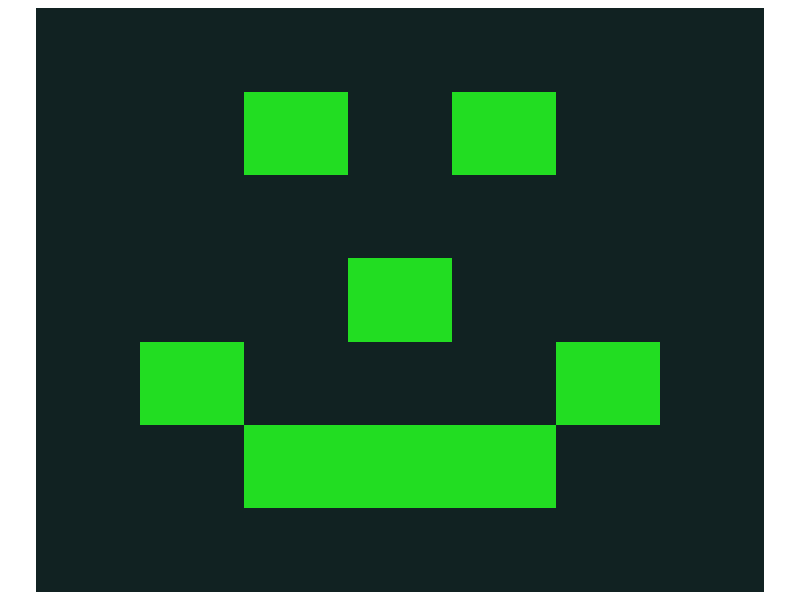
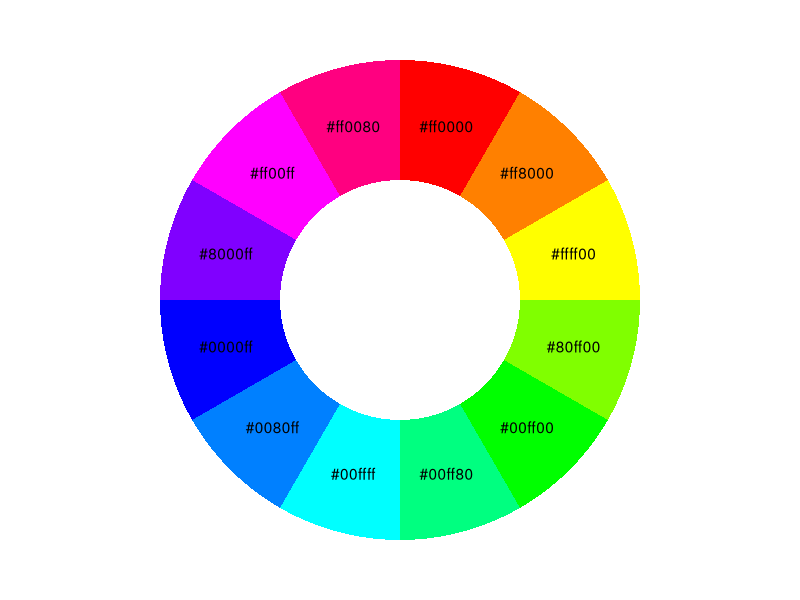
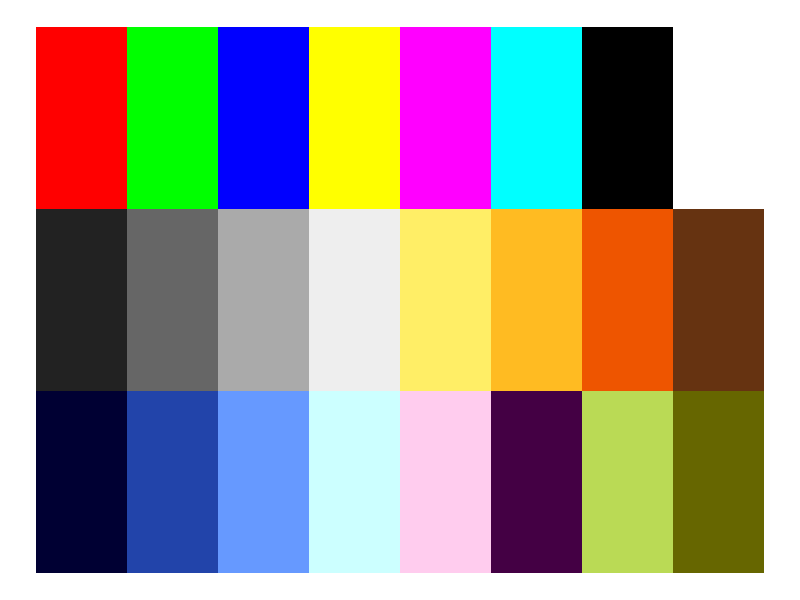
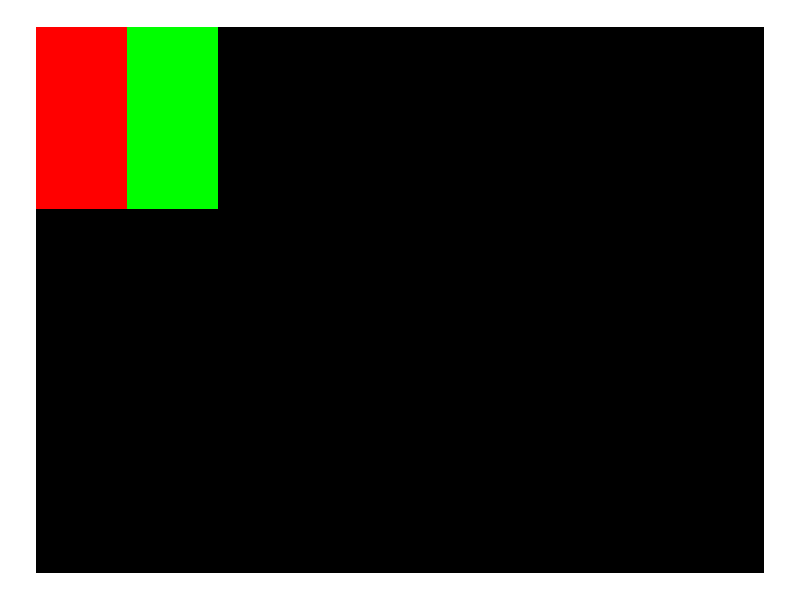
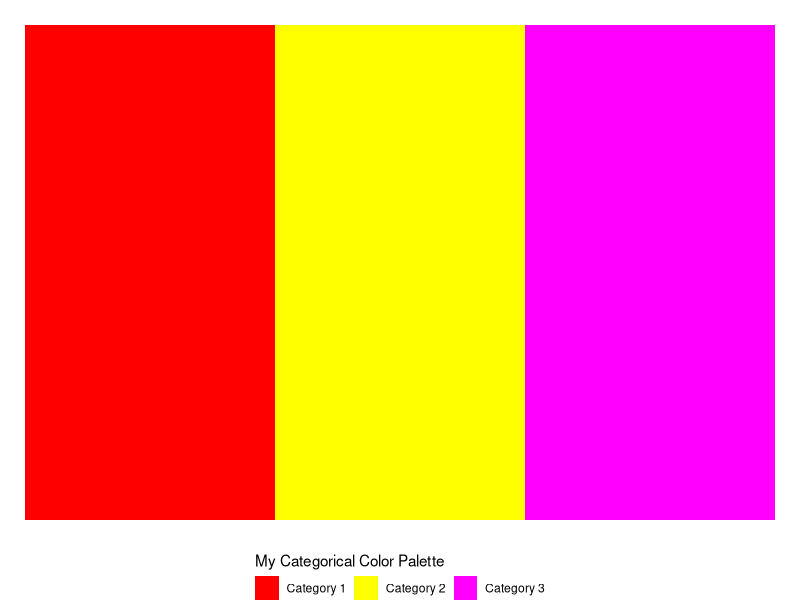
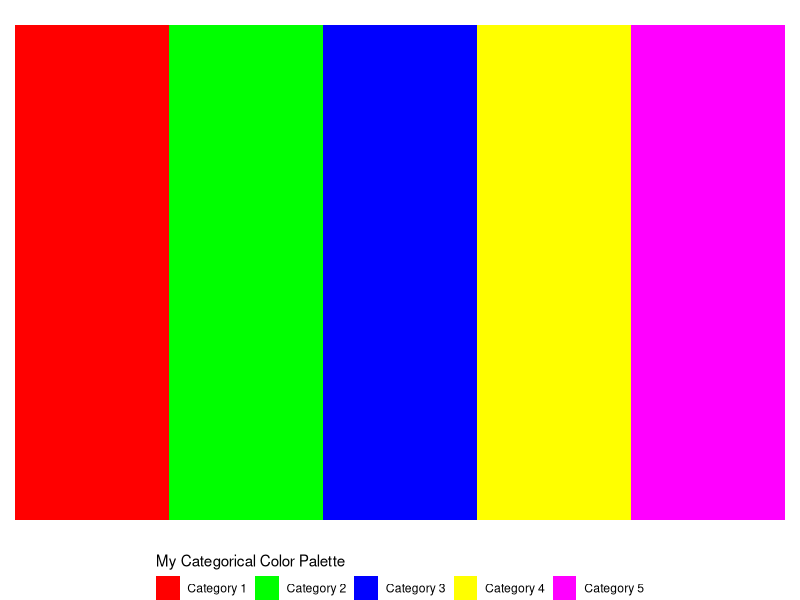
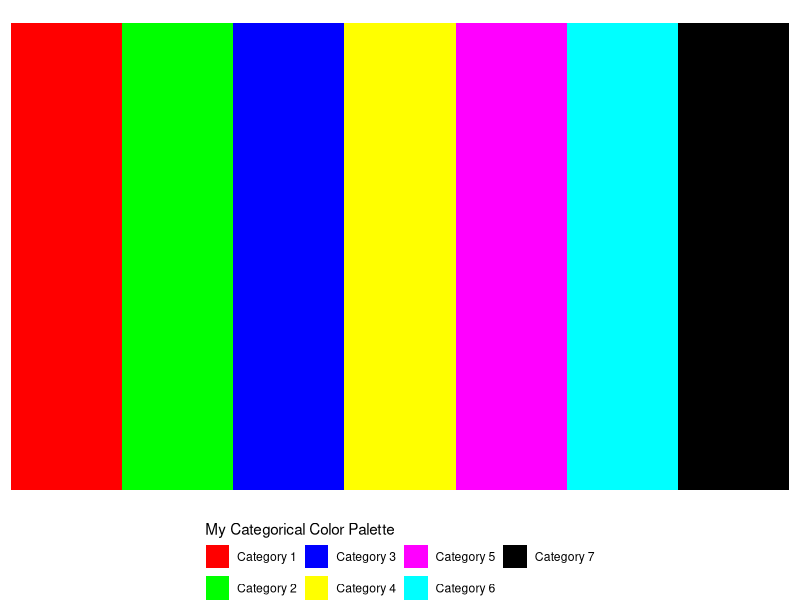
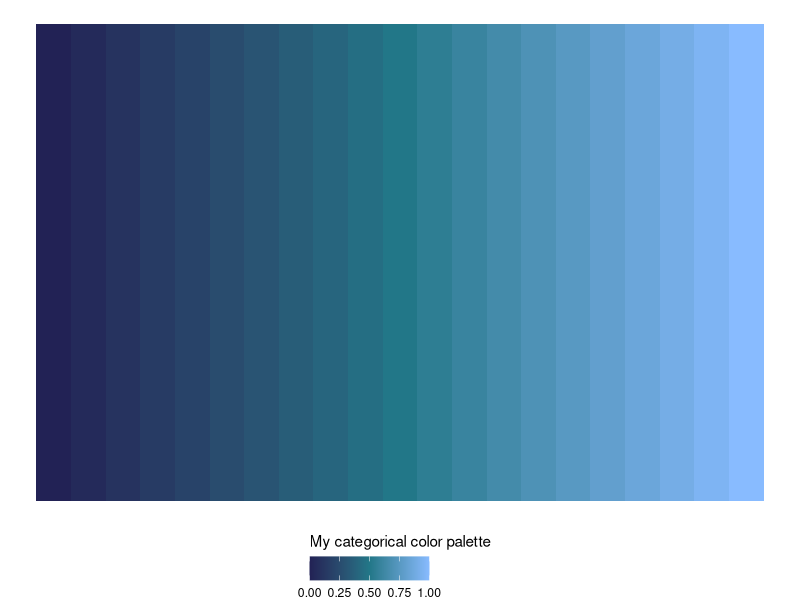

The R source for these figures, in order:
## ---- chunk 1
library(tidyverse)
## ---- chunk 2
tibble(
  g = c(0, 0, 0, 0, 0, 0, 0),
  f = c(0, 0, 1, 0, 1, 0, 0),
  e = c(0, 0, 0, 0, 0, 0, 0),
  d = c(0, 0, 0, 1, 0, 0, 0),
  c = c(0, 1, 0, 0, 0, 1, 0),
  b = c(0, 0, 1, 1, 1, 0, 0),
  a = c(0, 0, 0, 0, 0, 0, 0)
) |> 
  mutate(row = row_number()) |> 
  pivot_longer(cols = a:g, names_to = "column", values_to = "value")  |> 
  ggplot() +
  geom_tile(aes(x = row, y = column, fill = value)) +
  scale_fill_gradient(low = "#112222", high = "#22dd22") +
  theme_void() +
  theme(legend.position = "none")
## ---- chunk 3
tibble(
  hue = seq(0,1, length.out = 13),
  color = hsv(hue, 1, 1)
) |> 
  mutate(color_string = color |> as.character() |> str_to_lower()) |> 
  head(-1) |>
  ggplot(aes(x = hue, y = 1)) +
  geom_tile(aes(fill = color)) +
  geom_text(aes(label = color_string), color = "black") +
  scale_fill_identity() +
  lims(y = c(-0.5, 1.5)) +
  theme_void() +
  coord_polar()
## ---- chunk 4
ggplot() +
  geom_tile(aes(x = 1, y = 0), fill = "#ff0000") + 
  geom_tile(aes(x = 2, y = 0), fill = "#00ff00") +
  geom_tile(aes(x = 3, y = 0), fill = "#0000ff") +
  geom_tile(aes(x = 4, y = 0), fill = "#ffff00") +
  geom_tile(aes(x = 5, y = 0), fill = "#ff00ff") +
  geom_tile(aes(x = 6, y = 0), fill = "#00ffff") +
  geom_tile(aes(x = 7, y = 0), fill = "#000000") +
  geom_tile(aes(x = 8, y = 0), fill = "#ffffff") +
  geom_tile(aes(x = 1, y = 1), fill = "#222222") +
  geom_tile(aes(x = 2, y = 1), fill = "#666666") +
  geom_tile(aes(x = 3, y = 1), fill = "#aaaaaa") +
  geom_tile(aes(x = 4, y = 1), fill = "#eeeeee") +
  geom_tile(aes(x = 5, y = 1), fill = "#ffee66") +
  geom_tile(aes(x = 6, y = 1), fill = "#ffbb22") +
  geom_tile(aes(x = 7, y = 1), fill = "#ee5500") +
  geom_tile(aes(x = 8, y = 1), fill = "#663311") +
  geom_tile(aes(x = 1, y = 2), fill = "#000033") +
  geom_tile(aes(x = 2, y = 2), fill = "#2244aa") +
  geom_tile(aes(x = 3, y = 2), fill = "#6699ff") +
  geom_tile(aes(x = 4, y = 2), fill = "#ccffff") +
  geom_tile(aes(x = 5, y = 2), fill = "#ffccee") +
  geom_tile(aes(x = 6, y = 2), fill = "#440044") +
  geom_tile(aes(x = 7, y = 2), fill = "#bada55") +
  geom_tile(aes(x = 8, y = 2), fill = "#666600") +
  theme_void() +
  lims(y=c(2.5, -0.5))
## ---- chunk 5
ggplot() +
  geom_tile(aes(x = 1, y = 0), fill = "#ff0000") + 
  geom_tile(aes(x = 2, y = 0), fill = "#00ff00") +
  geom_tile(aes(x = 3, y = 0), fill = "#000000") +
  geom_tile(aes(x = 4, y = 0), fill = "#000000") +
  geom_tile(aes(x = 5, y = 0), fill = "#000000") +
  geom_tile(aes(x = 6, y = 0), fill = "#000000") +
  geom_tile(aes(x = 7, y = 0), fill = "#000000") +
  geom_tile(aes(x = 8, y = 0), fill = "#000000") +
  geom_tile(aes(x = 1, y = 1), fill = "#000000") + # Second row starts here
  geom_tile(aes(x = 2, y = 1), fill = "#000000") +
  geom_tile(aes(x = 3, y = 1), fill = "#000000") +
  geom_tile(aes(x = 4, y = 1), fill = "#000000") +
  geom_tile(aes(x = 5, y = 1), fill = "#000000") +
  geom_tile(aes(x = 6, y = 1), fill = "#000000") +
  geom_tile(aes(x = 7, y = 1), fill = "#000000") +
  geom_tile(aes(x = 8, y = 1), fill = "#000000") +
  geom_tile(aes(x = 1, y = 2), fill = "#000000") + # Third row starts here
  geom_tile(aes(x = 2, y = 2), fill = "#000000") +
  geom_tile(aes(x = 3, y = 2), fill = "#000000") +
  geom_tile(aes(x = 4, y = 2), fill = "#000000") +
  geom_tile(aes(x = 5, y = 2), fill = "#000000") +
  geom_tile(aes(x = 6, y = 2), fill = "#000000") +
  geom_tile(aes(x = 7, y = 2), fill = "#000000") +
  geom_tile(aes(x = 8, y = 2), fill = "#000000") +
  theme_void() +
  lims(y=c(2.5, -0.5))
## ---- chunk 6
tibble(categories = 1:3) |>
  mutate(categories = as.character(categories)) |>
  mutate(categories = paste("Category", categories)) |> 
  ggplot() +
  geom_tile(aes(x = categories, y = 1, fill = categories)) +
  theme_void() +
  theme(legend.position = "bottom") +
  labs(fill = "My Categorical Color Palette") +
  guides(fill = guide_legend(title.position="top")) +
  scale_fill_manual(
    values = c(
      "#ff0000",
      "#ffff00",
      "#ff00ff")
    ) # Change this!
## ---- chunk 7
tibble(categories = 1:5) |>
  mutate(categories = as.character(categories)) |>
  mutate(categories = paste("Category", categories)) |> 
  ggplot() +
  geom_tile(aes(x = categories, y = 1, fill = categories)) +
  theme_void() +
  theme(legend.position = "bottom") +
  labs(fill = "My Categorical Color Palette") +
    guides(fill = guide_legend(title.position="top")) +
  scale_fill_manual(
    values = c(
      "#ff0000",
      "#00ff00", 
      "#0000ff",
      "#ffff00",
      "#ff00ff")
    ) # Change this!
## ---- chunk 8
tibble(categories = 1:7) |>
  mutate(categories = as.character(categories)) |>
  mutate(categories = paste("Category", categories)) |> 
  ggplot() +
  geom_tile(aes(x = categories, y = 1, fill = categories)) +
  theme_void() +
  theme(legend.position = "bottom") +
  labs(fill = "My Categorical Color Palette") +
    guides(fill = guide_legend(title.position="top")) +
  scale_fill_manual(
    values = c(
      "#ff0000",
      "#00ff00", 
      "#0000ff",
      "#ffff00",
      "#ff00ff",
      "#00ffff",
      "#000000"
      )
    ) # Change this!
## ---- chunk 9
tibble(
  grad = 0:20 / 20,
) |> 
  ggplot() +
  geom_tile(aes(x = grad, y = 1, fill = grad)) +
  theme_void() +
  theme(legend.position = "bottom") +
  labs(fill = "My categorical color palette") +
    guides(fill = guide_colorbar(title.position="top")) +
  scale_fill_gradientn(colors = c(
    "#222255",
    "#227788",
    "#88bbff")
  ) # Change this!
